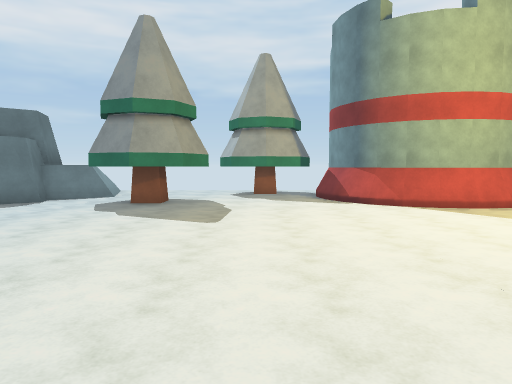
View 1 (above)

21 first-person views from a walk through a scene from a Unity 3-D project. The camera is 1.5 m above the floor, tilts 4° down and sees 70° across. The floor is counted in squares, 2 m on a side. Each view is taken from the middle of a square. On the plan, view 1 faces up. The plan holds only what a view shows up to about 11 squares ahead; the rest is blank. The place goes on beyond the plan.

View 2
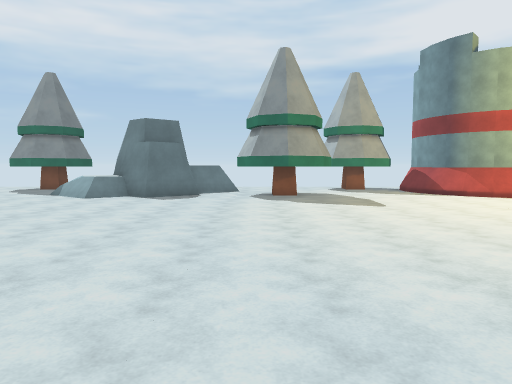

View 3
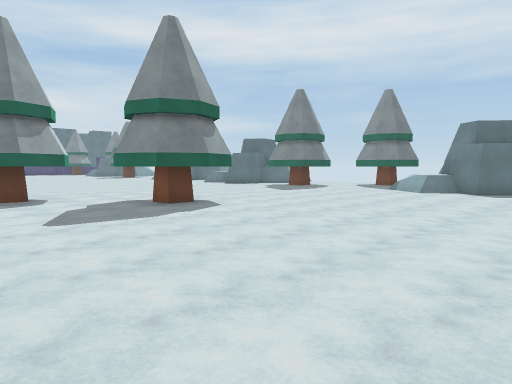

View 4
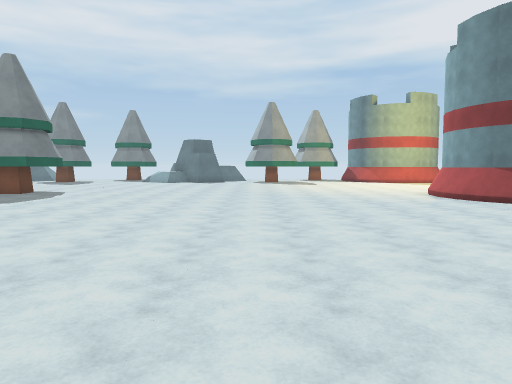

View 5
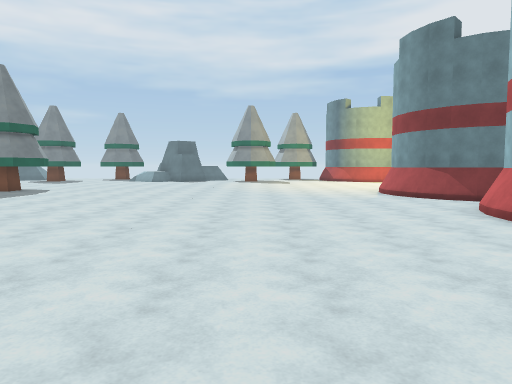

View 6
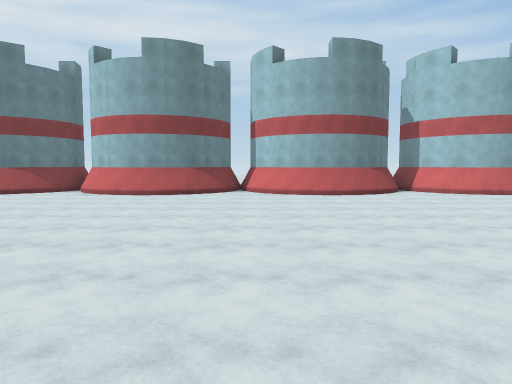

View 7
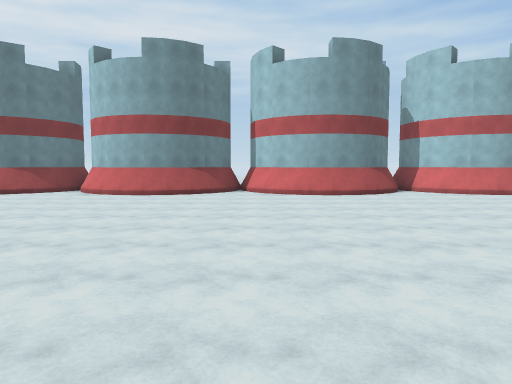

View 8
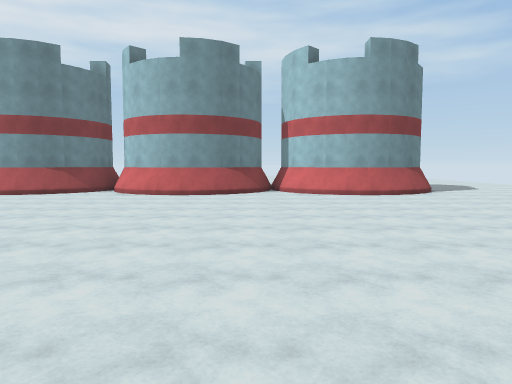

View 9
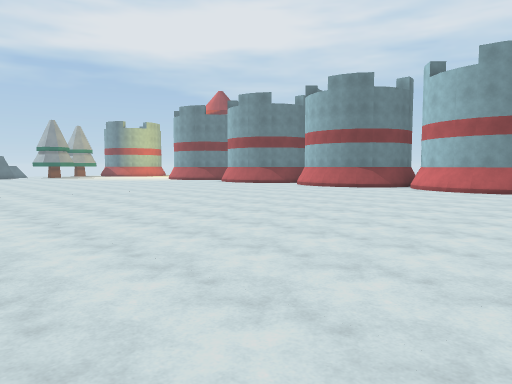

View 10
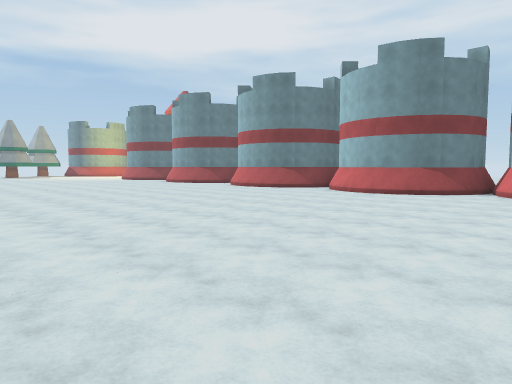

View 11
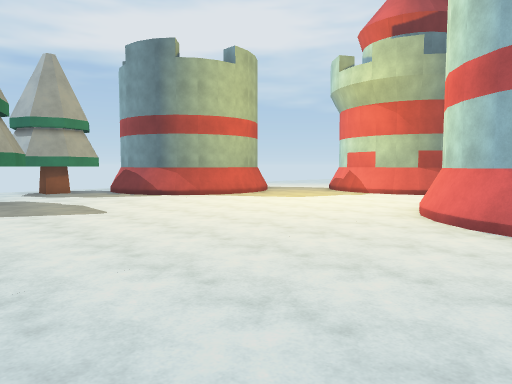

View 12
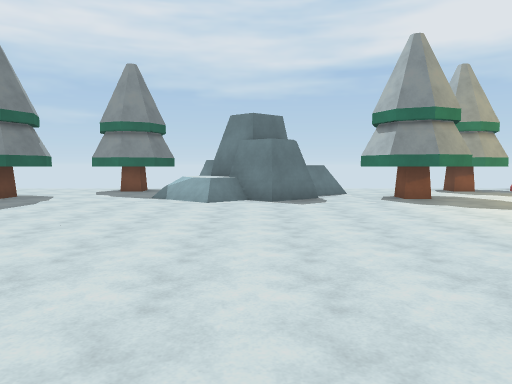

View 13
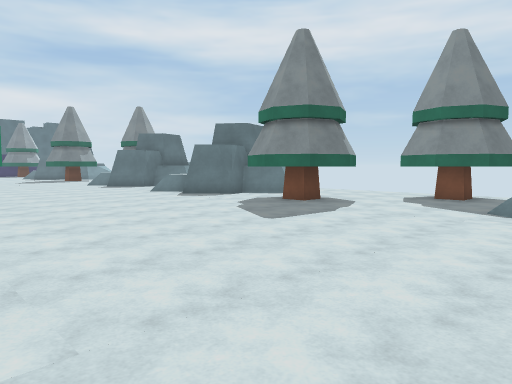

View 14
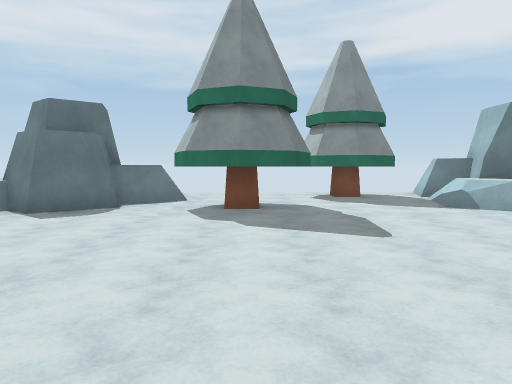

View 15
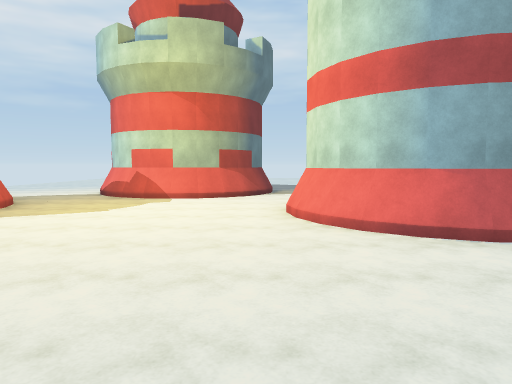

View 16
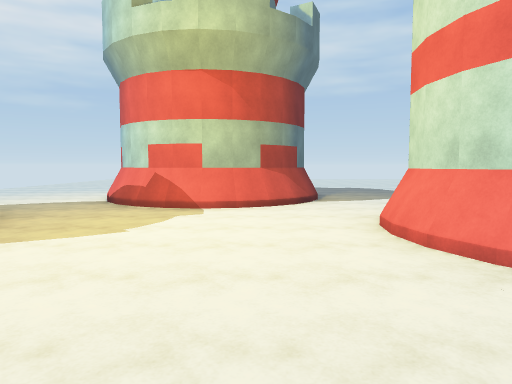

View 17
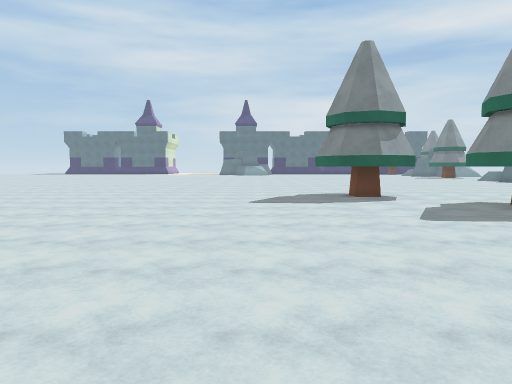

View 18
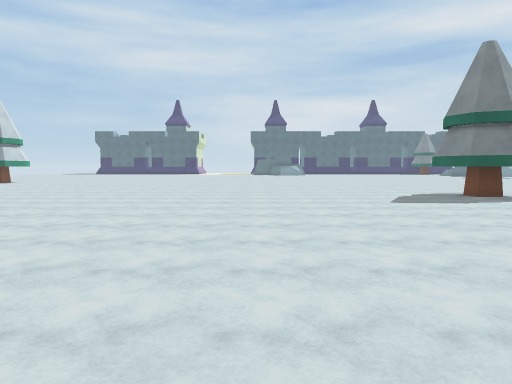

View 19
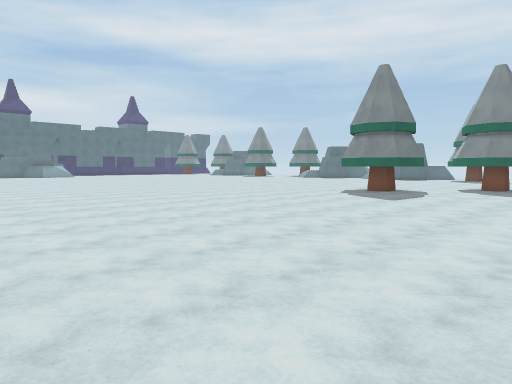

View 20
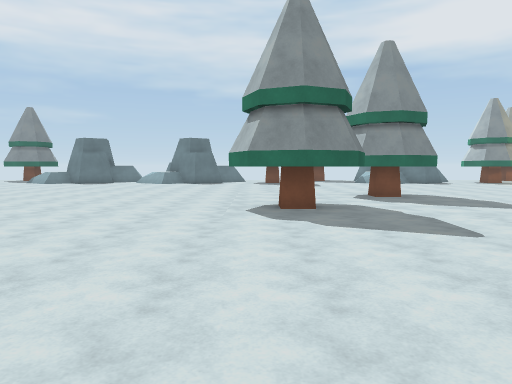

View 21
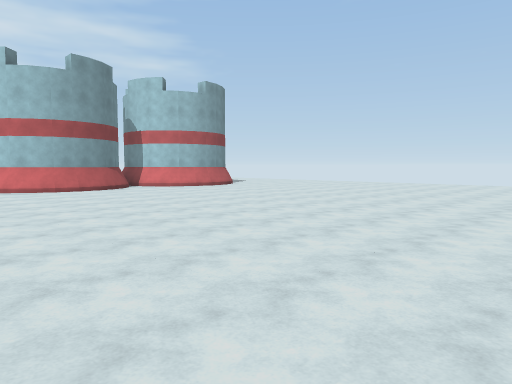

### Floor plan
Key: @ floor where view 1 was taken; # wall or solid block; . main floor; : floor 1 m higher than the main floor; / step, stairs or slope; = window, fence, low wall or low ledge; T tree; W tower.
Columns run from 18 left of view 1 to 11 right of it. Each row starts with its distance up from view 1.
 11     =  TTT.#  =  TTT
 10     #  TTT/####  TTT#       ..
  9    ##TTTT /####TTTT #     ....
  8   ##.TTT  /:##.TTT  ##   .....
  7   #..TT   /=#..TT   .###.....
  6  .........................W
  5 .........................W
  4 .........................##
  3 .........................W##
  2 ..........................W#
  1 ..... . TT...........###......
  0 .....  TTT........@.##   .....
 -1 ..... TTT ..........#       ..
 -2 .....TTT  ..........##
 -3  ....TT   ...........#
 -4  ....................#
 -5   ..................##
 -6    .................#
 -7   ..................##
 -8  ....................#
 -9 .....................#
-10 ....................##
-11 ....................#
-12    .................##
-13     .................#
-14     .................#
-15     ..  ............##
-16         ............#
-17         ............##
-18         .............#
-19         .............#
-20          ...........##
-21           ..........#
-22           .... .....#

Positions as (right, up) in squares from view 1, and headings:
1: (0, 0), facing up
2: (-3, -2), facing up
3: (-3, -4), facing up-left
4: (-3, -10), facing up
5: (-2, -11), facing up
6: (-8, -9), facing right
7: (-8, -14), facing right
8: (-8, -18), facing right
9: (-10, -19), facing up-right
10: (-8, -21), facing up-right
11: (-3, -1), facing up-right
12: (-6, -1), facing up
13: (-7, 1), facing up-left
14: (-12, 1), facing up
15: (-2, 2), facing right
16: (0, 3), facing right
17: (-3, -5), facing left
18: (-3, -8), facing left
19: (-7, -13), facing up-left
20: (-13, -9), facing up
21: (-10, -12), facing down-right
